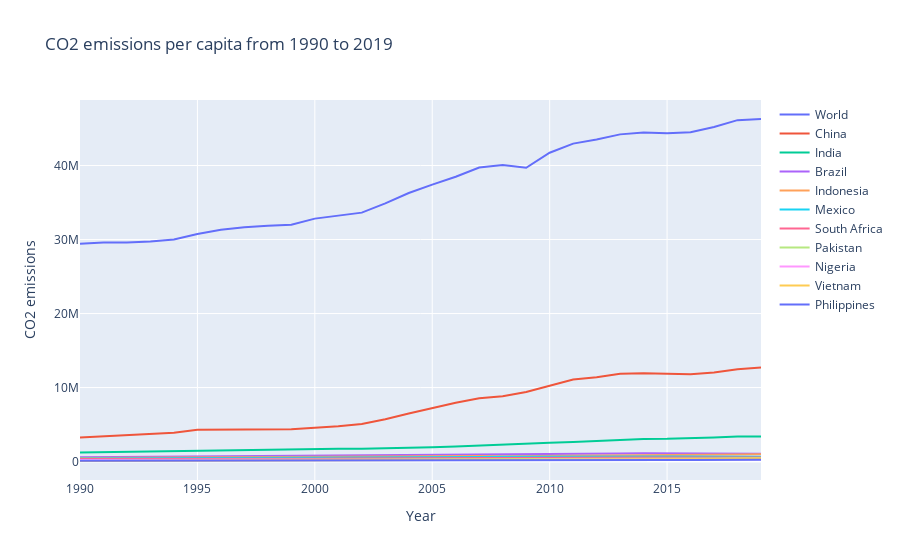

Notebook cell for this chart:
### Markdown cell above
(2)可拉伸的CO2排放量各国家的比较

### Code cell
#尝试绘制了可拉伸的CO2排放量各国家的比较
import plotly.graph_objs as go

# 从数据中提取国家和 CO2 数值
countries = data_co2.index.tolist()
countries=countries[:-1]
co2_values = data_co2.iloc[:-1, 0:-2].values.tolist()
# 创建 plotly 数据
traces = []
for i in range(len(countries)):
    traces.append(go.Scatter(
        x = list(range(1990, 2021)),
        y = co2_values[i],
        mode = 'lines',
        name = countries[i]
    ))

# 创建布局
layout = go.Layout(
    title = 'CO2 emissions per capita from 1990 to 2019',
    xaxis = dict(title = 'Year'),
    yaxis = dict(title = 'CO2 emissions'),
)

# 创建 Figure 对象
fig = go.Figure(data=traces, layout=layout)

# 显示图表
fig.show()
